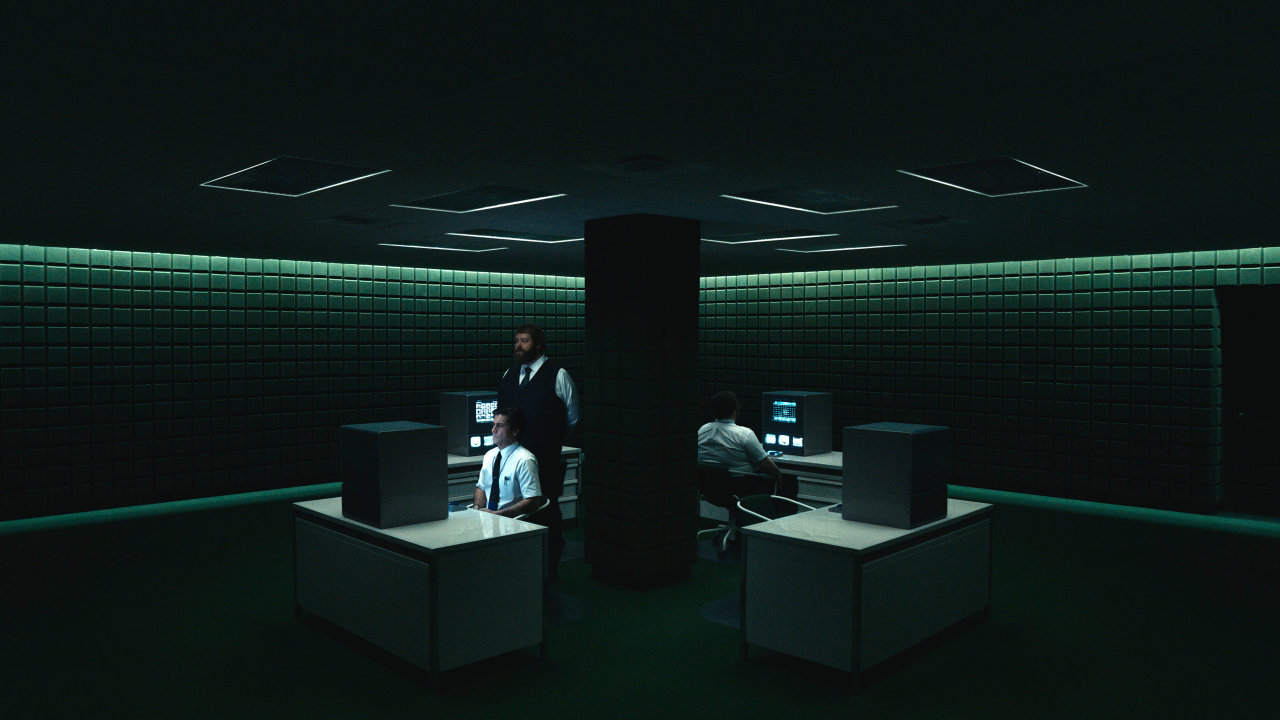
#> input picture inspo/reference-mdr.jpg, 3840 x 2160 px (shown at 1/3 size)
$ python extract_colors_advanced.py
#> lines starting #> are read from the running program, lines starting #| are printed output that depends on the picture
#!/usr/bin/env python3
"""
Advanced color extraction focusing on specific regions and brightness ranges
"""
from PIL import Image
import sys
from collections import Counter

def rgb_to_hex(rgb):
    """Convert RGB tuple to hex color code"""
    return '#{:02x}{:02x}{:02x}'.format(rgb[0], rgb[1], rgb[2])

def get_brightness(rgb):
    """Calculate perceived brightness"""
    r, g, b = rgb
    return (0.299 * r + 0.587 * g + 0.114 * b)

def extract_palette_advanced(image_path):
    """Extract colors from specific regions and brightness ranges"""
#> called with image_path = 'reference-mdr.jpg'
    img = Image.open(image_path)
#> img is the input picture: PIL image 3840x2160 RGB; mean R, G, B 15.7, 28.1, 25.4
    img = img.convert('RGB')

    width, height = img.size
#> width = 3840; height = 2160

    # Sample different regions
    regions = {
        'background': (0, 0, width, height // 3),  # Top third - dark background
        'walls': (0, height // 3, width // 4, 2 * height // 3),  # Left wall tiles
        'center': (width // 3, height // 3, 2 * width // 3, 2 * height // 3),  # Center area
        'desks': (width // 4, 2 * height // 3, 3 * width // 4, height),  # Bottom - desks
    }

    print("\n" + "=" * 70)
    print("COLOR PALETTE EXTRACTION - Macrodata Refiners Theme")
    print("=" * 70)

    for region_name, (x1, y1, x2, y2) in regions.items():
        region_img = img.crop((x1, y1, x2, y2))
        region_img = region_img.resize((100, 100))
        pixels = list(region_img.getdata())

        color_counter = Counter(pixels)
        common_colors = color_counter.most_common(10)

        print(f"\n{region_name.upper()} REGION:")
        print("-" * 70)

        for (r, g, b), count in common_colors[:5]:
            hex_color = rgb_to_hex((r, g, b))
            brightness = get_brightness((r, g, b))
            print(f"  {hex_color}  RGB({r:3d}, {g:3d}, {b:3d})  Brightness: {brightness:6.1f}")
#> this loop made 4 passes
#> pass 1, in extract_palette_advanced, `region_img = img.crop((x1, y1, x2, y2))`:
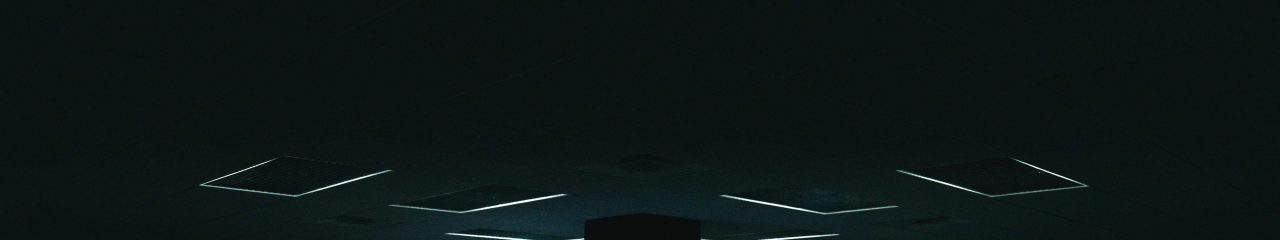
#> region_img: PIL image 3840x720 RGB (shown at 1/3 size); mean R, G, B 12.4, 21.8, 20.8
#> pass 1, in extract_palette_advanced, `region_img = region_img.resize((100, 100))`:
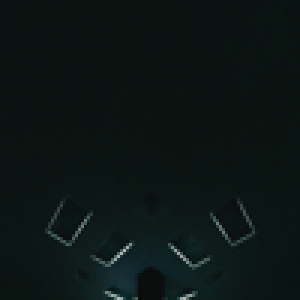
#> region_img: PIL image 100x100 RGB (shown 3 times larger); mean R, G, B 12.4, 21.8, 20.8
#> pass 2, in extract_palette_advanced, `region_img = img.crop((x1, y1, x2, y2))`:
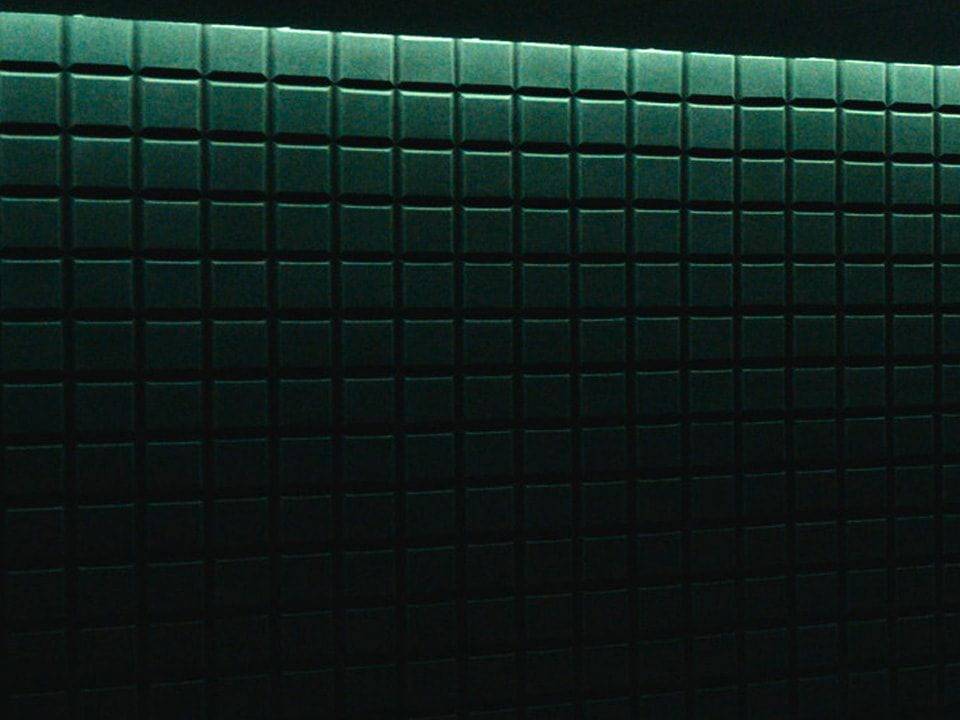
#> region_img: PIL image 960x720 RGB; mean R, G, B 16.9, 33.1, 28.6
#> pass 2, in extract_palette_advanced, `region_img = region_img.resize((100, 100))`:
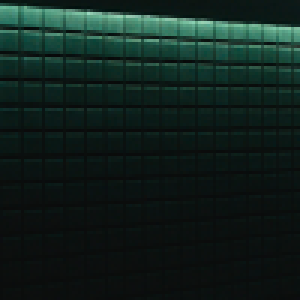
#> region_img: PIL image 100x100 RGB (shown 3 times larger); mean R, G, B 16.9, 33.1, 28.6

    # Overall palette
    print("\n" + "=" * 70)
    print("OVERALL PALETTE BY BRIGHTNESS")
    print("=" * 70)

    img_small = img.resize((200, 200))
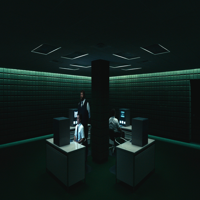
#> img_small: PIL image 200x200 RGB; mean R, G, B 15.7, 28.1, 25.4
    all_pixels = list(img_small.getdata())
#> all_pixels = 40000 items
    color_counter = Counter(all_pixels)
#> color_counter = 6423 items
    all_colors = color_counter.most_common(50)
#> all_colors = 50 items

    # Categorize by brightness
    very_dark = []  # 0-30
    dark = []       # 30-60
    mid_dark = []   # 60-100
    mid = []        # 100-150
    light = []      # 150+

    for (r, g, b), count in all_colors:
        brightness = get_brightness((r, g, b))
        hex_color = rgb_to_hex((r, g, b))

        if brightness < 30:
            very_dark.append((hex_color, (r, g, b), brightness, count))
        elif brightness < 60:
            dark.append((hex_color, (r, g, b), brightness, count))
        elif brightness < 100:
            mid_dark.append((hex_color, (r, g, b), brightness, count))
        elif brightness < 150:
            mid.append((hex_color, (r, g, b), brightness, count))
        else:
            light.append((hex_color, (r, g, b), brightness, count))
#> this loop made 50 passes
#> (count, brightness, hex_color) on passes 1 to 12: (1128, 15.79, '#0b1211'), (861, 15.49, '#0a1211'), (838, 12.29, '#0b0d0c'), (734, 16.49, '#0b1312'), (686, 16.38, '#0b1311'), (587, 15.38, '#0a1210'), (519, 15.68, '#0b1210'), (487, 16.2, '#0a1312'), (473, 16.08, '#0a1311'), (448, 15.91, '#0b1212'), (433, 13.69, '#0b0f0e'), (388, 17.08, '#0b1412')
#> after the loop, dark = []; light = []; mid = []; mid_dark = []; very_dark = 50 items

    print("\nVERY DARK (0-30) - Backgrounds:")
    for hex_color, rgb, brightness, count in very_dark[:8]:
        print(f"  {hex_color}  RGB{rgb}  B:{brightness:.1f}")
#> this loop made 8 passes
#> (hex_color, rgb, brightness, count) on passes 1 to 8: ('#0b1211', (11, 18, 17), 15.79, 1128), ('#0a1211', (10, 18, 17), 15.49, 861), ('#0b0d0c', (11, 13, 12), 12.29, 838), ('#0b1312', (11, 19, 18), 16.49, 734), ('#0b1311', (11, 19, 17), 16.38, 686), ('#0a1210', (10, 18, 16), 15.38, 587), ('#0b1210', (11, 18, 16), 15.68, 519), ('#0a1312', (10, 19, 18), 16.2, 487)
#|   #0b1211  RGB(11, 18, 17)  B:15.8
#|   #0a1211  RGB(10, 18, 17)  B:15.5
#|   #0b0d0c  RGB(11, 13, 12)  B:12.3
#|   #0b1312  RGB(11, 19, 18)  B:16.5
#|   #0b1311  RGB(11, 19, 17)  B:16.4
#|   #0a1210  RGB(10, 18, 16)  B:15.4
#|   #0b1210  RGB(11, 18, 16)  B:15.7
#|   #0a1312  RGB(10, 19, 18)  B:16.2

    print("\nDARK (30-60) - UI Elements:")
    for hex_color, rgb, brightness, count in dark[:8]:
        print(f"  {hex_color}  RGB{rgb}  B:{brightness:.1f}")
#> this loop made 0 passes

    print("\nMID-DARK (60-100) - Walls/Tiles:")
    for hex_color, rgb, brightness, count in mid_dark[:8]:
        print(f"  {hex_color}  RGB{rgb}  B:{brightness:.1f}")

    print("\nMID (100-150) - Accents:")
    for hex_color, rgb, brightness, count in mid[:8]:
        print(f"  {hex_color}  RGB{rgb}  B:{brightness:.1f}")

    print("\nLIGHT (150+) - Highlights:")
    for hex_color, rgb, brightness, count in light[:8]:
        print(f"  {hex_color}  RGB{rgb}  B:{brightness:.1f}")

    print("\n" + "=" * 70)

if __name__ == "__main__":
    image_path = sys.argv[1] if len(sys.argv) > 1 else "reference-mdr.jpg"
    extract_palette_advanced(image_path)
